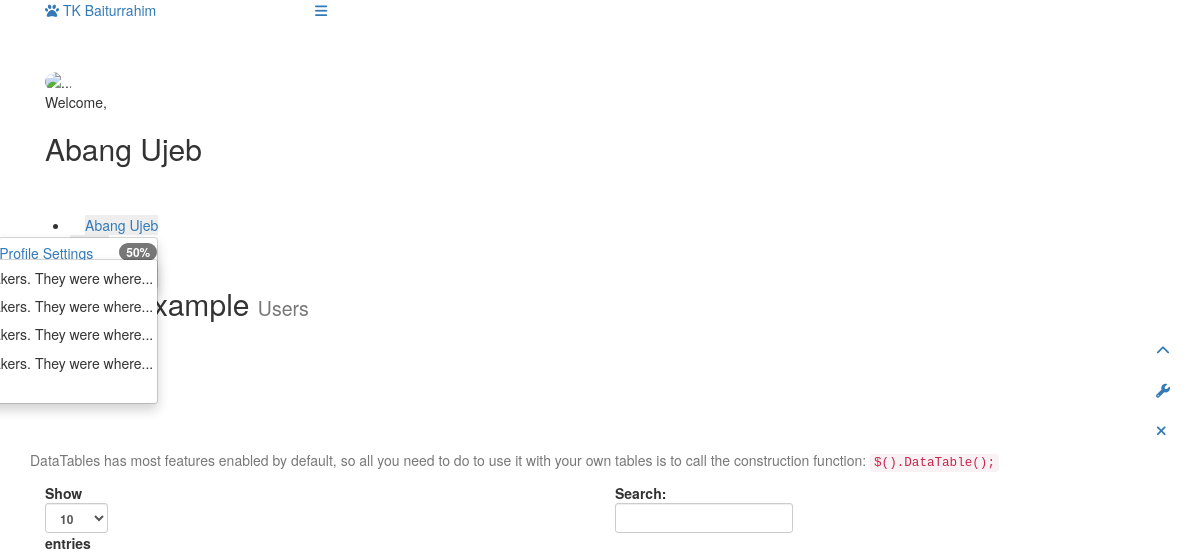
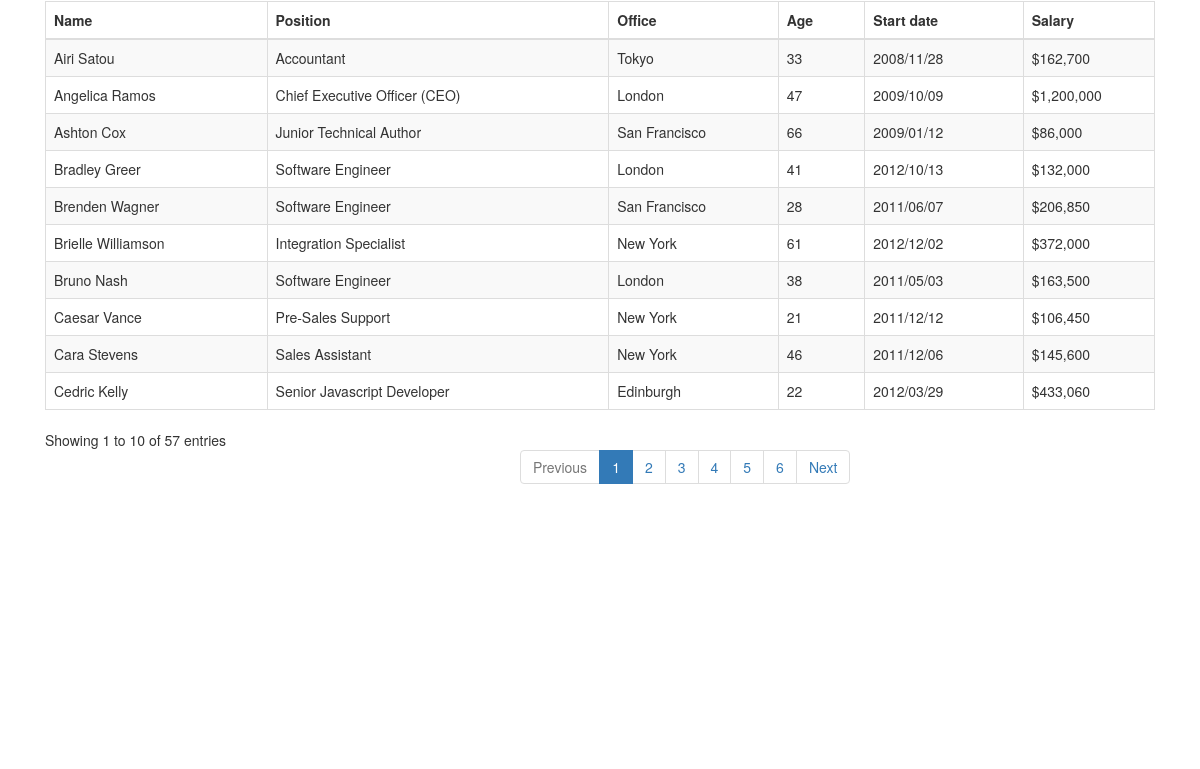
/ (upper part), run on an earlier commit of the app's database (2 pictures, top to bottom).
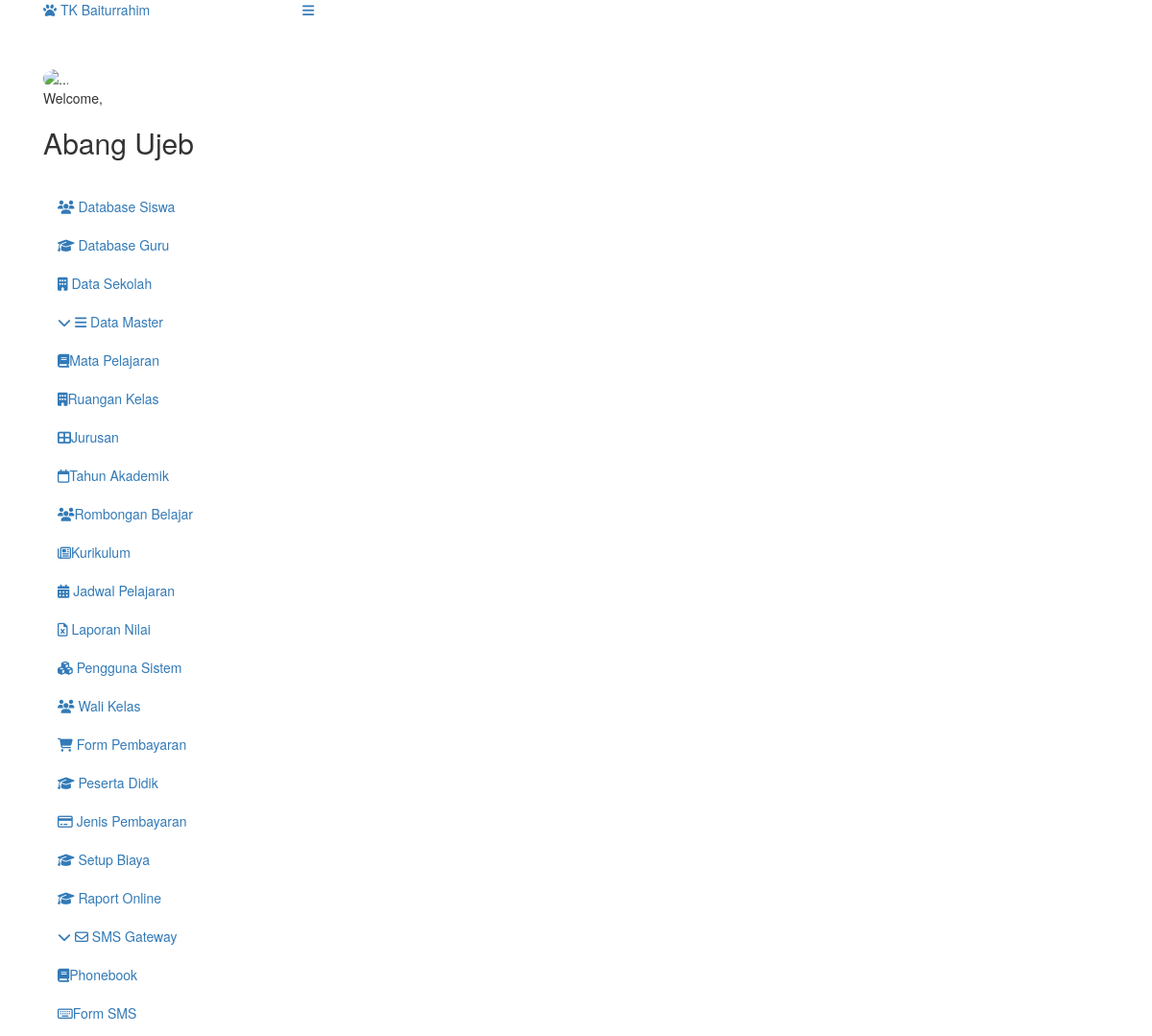
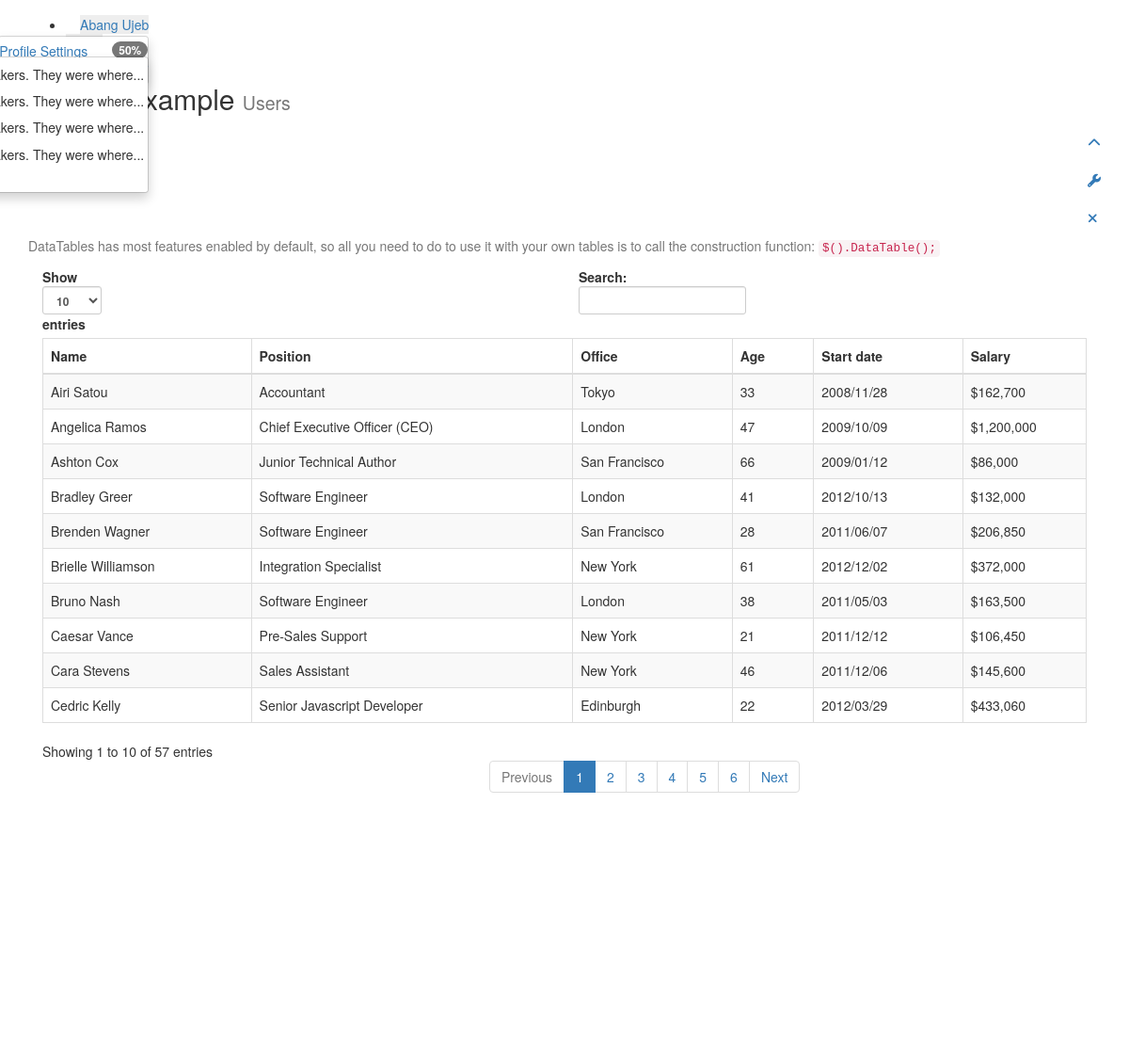
And on a later commit of the database (2 pictures, top to bottom).
### tables this page shows
CREATE TABLE `tabel_menu` (
  `id` int(11) NOT NULL,
  `nama_menu` varchar(50) NOT NULL,
  `link` varchar(50) NOT NULL,
  `icon` varchar(30) NOT NULL,
  `is_main_menu` int(11) NOT NULL,
  PRIMARY KEY (`id`)
);

### application/libraries/Template.php (called while the page is built)
<?php if ( ! defined('BASEPATH')) exit('No direct script access allowed');
class Template {
		var $template_data = array();
		function set($name, $value)
		{
			$this->template_data[$name] = $value;
		}
		function load($template = '', $view = '' , $view_data = array(), $return = FALSE)
		{
			$this->CI =& get_instance();
			$this->set('contents', $this->CI->load->view($view, $view_data, TRUE));
			return $this->CI->load->view($template, $this->template_data, $return);
		}
}

### application/controllers/Welcome.php (called while the page is built, shortened)
<?php
class Welcome extends CI_Controller {
	public function index()
	{
		$this->template->load('template', 'table_example');
	}
}

### index.php (called while the page is built, shortened)
<?php
require_once BASEPATH.'core/CodeIgniter.php';

### application/views/template.php (the view, shortened to what this page needs)
<!DOCTYPE html>
<html lang="en">
<head>
	<link href="https://colorlib.com/polygon/vendors/bootstrap/dist/css/bootstrap.min.css" rel="stylesheet">
	<link href="https://colorlib.com/polygon/vendors/font-awesome/css/font-awesome.min.css" rel="stylesheet">
	<link href="https://colorlib.com/polygon/vendors/nprogress/nprogress.css" rel="stylesheet">
	<link href="https://colorlib.com/polygon/vendors/iCheck/skins/flat/green.css" rel="stylesheet">
	<link href="https://colorlib.com/polygon/vendors/bootstrap-progressbar/css/bootstrap-progressbar-3.3.4.min.css"
		  rel="stylesheet">
	<link href="https://colorlib.com/polygon/vendors/jqvmap/dist/jqvmap.min.css" rel="stylesheet"/>
	<link href="https://colorlib.com/polygon/vendors/bootstrap-daterangepicker/daterangepicker.css" rel="stylesheet">
	<link href="https://colorlib.com/polygon/build/css/custom.min.css" rel="stylesheet">
</head>
<body class="nav-md">
<div class="container body">
	<div class="main_container">
		<div class="col-md-3 left_col">
			<div class="left_col scroll-view">
				<div class="navbar nav_title" style="border: 0;">
					<a href="https://colorlib.com/polygon/gentelella/index.html" class="site_title"><i
								class="fa fa-paw"></i> <span>TK Baiturrahim</span></a>
				</div>
				<div class="profile clearfix">
					<div class="profile_pic">
						<img src="https://colorlib.com/polygon/gentelella/images/img.jpg" alt="..."
							 class="img-circle profile_img">
					</div>
					<div class="profile_info">
						<span>Welcome,</span>
						<h2>Abang Ujeb</h2>
					</div>
				</div>
				<br/>
				<div id="sidebar-menu" class="main_menu_side hidden-print main_menu">
					<div class="menu_section">
						<ul class="nav side-menu">
							<?php
							$main_menu = $this->db->get_where('tabel_menu', array('is_main_menu' => 0))->result();
							foreach ($main_menu as $main) {
								$submenu = $this->db->get_where('tabel_menu', array('is_main_menu' => $main->id));
								if ($submenu->num_rows() > 0) {
									echo "<li>
												<a href='javascript:void(0)'>
													<span class='fa fa-chevron-down'></span>
													<i class='" . $main->icon . "'></i>
													<span class='title'>" . $main->nama_menu . "</span>
													<span class='selected'></span>
												</a>
												<ul class='nav child_menu'>";
									foreach ($submenu->result() as $sub) {
										echo "<li>" . anchor($sub->link, "<i class='" . $sub->icon . "'></i>" . $sub->nama_menu) . "</li>";
									}
									echo "</ul>
										   </li>";
								} else {
									echo "<li>" . anchor($main->link, "<i class='" . $main->icon . "'></i> $main->nama_menu</li>");
								}
							}
							?>
						</ul>
					</div>
				</div>
				<div class="sidebar-footer hidden-small">
					<a data-toggle="tooltip" data-placement="top" title="Settings">
						<span class="glyphicon glyphicon-cog" aria-hidden="true"></span>
					</a>
					<a data-toggle="tooltip" data-placement="top" title="FullScreen">
						<span class="glyphicon glyphicon-fullscreen" aria-hidden="true"></span>
					</a>
					<a data-toggle="tooltip" data-placement="top" title="Lock">
						<span class="glyphicon glyphicon-eye-close" aria-hidden="true"></span>
					</a>
					<a data-toggle="tooltip" data-placement="top" title="Logout"
					   href="https://colorlib.com/polygon/gentelella/login.html">
						<span class="glyphicon glyphicon-off" aria-hidden="true"></span>
					</a>
				</div>
			</div>
		</div>
		<div class="top_nav">
			<div class="nav_menu">
				<div class="nav toggle">
					<a id="menu_toggle"><i class="fa fa-bars"></i></a>
				</div>
				<nav class="nav navbar-nav">
					<ul class=" navbar-right">
						<li class="nav-item dropdown open" style="padding-left: 15px;">
							<a href="javascript:;" class="user-profile dropdown-toggle" aria-haspopup="true"
							   id="navbarDropdown" data-toggle="dropdown" aria-expanded="false">
								<img src="https://colorlib.com/polygon/gentelella/images/img.jpg" alt="">Abang Ujeb
							</a>
							<div class="dropdown-menu dropdown-usermenu pull-right" aria-labelledby="navbarDropdown">
								<a class="dropdown-item" href="javascript:;"> Profile</a>
								<a class="dropdown-item" href="javascript:;">
									<span class="badge bg-red pull-right">50%</span>
									<span>Settings</span>
								</a>
								<a class="dropdown-item" href="javascript:;">Help</a>
								<a class="dropdown-item" href="https://colorlib.com/polygon/gentelella/login.html"> Log Out</a>
							</div>
						</li>
						<li role="presentation" class="nav-item dropdown open">
							<a href="javascript:;" class="dropdown-toggle info-number" id="navbarDropdown1"
							   data-toggle="dropdown" aria-expanded="false">
								<span class="badge bg-green">6</span>
							</a>
							<ul class="dropdown-menu list-unstyled msg_list" role="menu"
								aria-labelledby="navbarDropdown1">
								<li class="nav-item">
									<a class="dropdown-item">
										<span class="message">
Film festivals used to be do-or-die moments for movie makers. They were where...
</span>
									</a>
								</li>
								<li class="nav-item">
									<a class="dropdown-item">
										<span class="message">
Film festivals used to be do-or-die moments for movie makers. They were where...
</span>
									</a>
								</li>
								<li class="nav-item">
									<a class="dropdown-item">
										<span class="message">
Film festivals used to be do-or-die moments for movie makers. They were where...
</span>
									</a>
								</li>
								<li class="nav-item">
									<a class="dropdown-item">
										<span class="message">
Film festivals used to be do-or-die moments for movie makers. They were where...
</span>
									</a>
								</li>
								<li class="nav-item">
									<div class="text-center">
									</div>
								</li>
							</ul>
						</li>
					</ul>
				</nav>
			</div>
		</div>
		<?php echo $contents; ?>
	</div>
</div>
</body>
</html>

### application/views/table_example.php (shortened to what this page needs)
<div class="right_col" role="main" style="min-height: 4498.11px;">
	<div class="">
		<div class="clearfix"></div>
		<div class="row">
			<div class="col-md-12 col-sm-12 ">
				<div class="x_panel">
					<div class="x_title">
						<h2>Default Example <small>Users</small></h2>
						<ul class="nav navbar-right panel_toolbox">
							<li><a class="collapse-link"><i class="fa fa-chevron-up"></i></a>
							</li>
							<li class="dropdown">
								<a href="#" class="dropdown-toggle" data-toggle="dropdown" role="button"
								   aria-expanded="false"><i class="fa fa-wrench"></i></a>
							</li>
							<li><a class="close-link"><i class="fa fa-close"></i></a>
							</li>
						</ul>
						<div class="clearfix"></div>
					</div>
					<div class="x_content">
						<div class="row">
							<div class="col-sm-12">
								<div class="card-box table-responsive">
									<p class="text-muted font-13 m-b-30">
										DataTables has most features enabled by default, so all you need to do to use it
										with your own tables is to call the construction function: <code>$().DataTable();</code>
									</p>
									<div id="datatable_wrapper"
										 class="dataTables_wrapper container-fluid dt-bootstrap no-footer">
										<div class="row">
											<div class="col-sm-6">
												<div class="dataTables_length" id="datatable_length"><label>Show <select
																name="datatable_length" aria-controls="datatable"
																class="form-control input-sm">
															<option value="10">10</option>
														</select> entries</label></div>
											</div>
											<div class="col-sm-6">
												<div id="datatable_filter" class="dataTables_filter">
													<label>Search:<input type="search" class="form-control input-sm"
																		 placeholder=""
																		 aria-controls="datatable"></label></div>
											</div>
										</div>
										<div class="row">
											<div class="col-sm-12">
												<table id="datatable"
													   class="table table-striped table-bordered dataTable no-footer"
													   style="width: 100%;" role="grid"
													   aria-describedby="datatable_info">
													<thead>
													<tr role="row">
														<th class="sorting_asc" tabindex="0" aria-controls="datatable"
															rowspan="1" colspan="1" aria-sort="ascending"
															aria-label="Name: activate to sort column descending"
															style="width: 178.889px;">Name
														</th>
														<th class="sorting" tabindex="0" aria-controls="datatable"
															rowspan="1" colspan="1"
															aria-label="Position: activate to sort column ascending"
															style="width: 275.889px;">Position
														</th>
														<th class="sorting" tabindex="0" aria-controls="datatable"
															rowspan="1" colspan="1"
															aria-label="Office: activate to sort column ascending"
															style="width: 136.889px;">Office
														</th>
														<th class="sorting" tabindex="0" aria-controls="datatable"
															rowspan="1" colspan="1"
															aria-label="Age: activate to sort column ascending"
															style="width: 69.8889px;">Age
														</th>
														<th class="sorting" tabindex="0" aria-controls="datatable"
															rowspan="1" colspan="1"
															aria-label="Start date: activate to sort column ascending"
															style="width: 127.889px;">Start date
														</th>
														<th class="sorting" tabindex="0" aria-controls="datatable"
															rowspan="1" colspan="1"
															aria-label="Salary: activate to sort column ascending"
															style="width: 106px;">Salary
														</th>
													</tr>
													</thead>
													<tbody>
													<tr role="row" class="odd">
														<td class="sorting_1">Airi Satou</td>
														<td>Accountant</td>
														<td>Tokyo</td>
														<td>33</td>
														<td>2008/11/28</td>
														<td>$162,700</td>
													</tr>
													<tr role="row" class="even">
														<td class="sorting_1">Angelica Ramos</td>
														<td>Chief Executive Officer (CEO)</td>
														<td>London</td>
														<td>47</td>
														<td>2009/10/09</td>
														<td>$1,200,000</td>
													</tr>
													<tr role="row" class="odd">
														<td class="sorting_1">Ashton Cox</td>
														<td>Junior Technical Author</td>
														<td>San Francisco</td>
														<td>66</td>
														<td>2009/01/12</td>
														<td>$86,000</td>
													</tr>
													<tr role="row" class="even">
														<td class="sorting_1">Bradley Greer</td>
														<td>Software Engineer</td>
														<td>London</td>
														<td>41</td>
														<td>2012/10/13</td>
														<td>$132,000</td>
													</tr>
													<tr role="row" class="odd">
														<td class="sorting_1">Brenden Wagner</td>
														<td>Software Engineer</td>
														<td>San Francisco</td>
														<td>28</td>
														<td>2011/06/07</td>
														<td>$206,850</td>
													</tr>
													<tr role="row" class="even">
														<td class="sorting_1">Brielle Williamson</td>
														<td>Integration Specialist</td>
														<td>New York</td>
														<td>61</td>
														<td>2012/12/02</td>
														<td>$372,000</td>
													</tr>
													<tr role="row" class="odd">
														<td class="sorting_1">Bruno Nash</td>
														<td>Software Engineer</td>
														<td>London</td>
														<td>38</td>
														<td>2011/05/03</td>
														<td>$163,500</td>
													</tr>
													<tr role="row" class="even">
														<td class="sorting_1">Caesar Vance</td>
														<td>Pre-Sales Support</td>
														<td>New York</td>
														<td>21</td>
														<td>2011/12/12</td>
														<td>$106,450</td>
													</tr>
													<tr role="row" class="odd">
														<td class="sorting_1">Cara Stevens</td>
														<td>Sales Assistant</td>
														<td>New York</td>
														<td>46</td>
														<td>2011/12/06</td>
														<td>$145,600</td>
													</tr>
													<tr role="row" class="even">
														<td class="sorting_1">Cedric Kelly</td>
														<td>Senior Javascript Developer</td>
														<td>Edinburgh</td>
														<td>22</td>
														<td>2012/03/29</td>
														<td>$433,060</td>
													</tr>
													</tbody>
												</table>
											</div>
										</div>
										<div class="row">
											<div class="col-sm-5">
												<div class="dataTables_info" id="datatable_info" role="status"
													 aria-live="polite">Showing 1 to 10 of 57 entries
												</div>
											</div>
											<div class="col-sm-7">
												<div class="dataTables_paginate paging_simple_numbers"
													 id="datatable_paginate">
													<ul class="pagination">
														<li class="paginate_button previous disabled"
															id="datatable_previous"><a href="#"
																					   aria-controls="datatable"
																					   data-dt-idx="0" tabindex="0">Previous</a>
														</li>
														<li class="paginate_button active"><a href="#"
																							  aria-controls="datatable"
																							  data-dt-idx="1"
																							  tabindex="0">1</a></li>
														<li class="paginate_button "><a href="#"
																						aria-controls="datatable"
																						data-dt-idx="2"
																						tabindex="0">2</a></li>
														<li class="paginate_button "><a href="#"
																						aria-controls="datatable"
																						data-dt-idx="3"
																						tabindex="0">3</a></li>
														<li class="paginate_button "><a href="#"
																						aria-controls="datatable"
																						data-dt-idx="4"
																						tabindex="0">4</a></li>
														<li class="paginate_button "><a href="#"
																						aria-controls="datatable"
																						data-dt-idx="5"
																						tabindex="0">5</a></li>
														<li class="paginate_button "><a href="#"
																						aria-controls="datatable"
																						data-dt-idx="6"
																						tabindex="0">6</a></li>
														<li class="paginate_button next" id="datatable_next"><a href="#"
																												aria-controls="datatable"
																												data-dt-idx="7"
																												tabindex="0">Next</a>
														</li>
													</ul>
												</div>
											</div>
										</div>
									</div>
								</div>
							</div>
						</div>
					</div>
				</div>
			</div>
		</div>
	</div>
</div>

What changed in the data, as far as the page shows it:
added tabel_menu: link+icon+nama_menu "Database Siswa", shown under "Abang Ujeb"
added tabel_menu: link+icon+nama_menu "Database Guru", shown under "Abang Ujeb"
added tabel_menu: link+icon+nama_menu "Data Sekolah", shown under "Abang Ujeb"
added tabel_menu: nama_menu "Data Master", shown under "Abang Ujeb"
added tabel_menu: link+icon+nama_menu "Mata Pelajaran", shown under "Data Master"
added tabel_menu: link+icon+nama_menu "Ruangan Kelas", shown under "Data Master"
added tabel_menu: link+icon+nama_menu "Jurusan", shown under "Data Master"
added tabel_menu: link+icon+nama_menu "Tahun Akademik", shown under "Data Master"
added tabel_menu: link+icon+nama_menu "Rombongan Belajar", shown under "Data Master"
added tabel_menu: link+icon+nama_menu "Kurikulum", shown under "Data Master"
added tabel_menu: link+icon+nama_menu "Jadwal Pelajaran", shown under "Abang Ujeb"
added tabel_menu: link+icon+nama_menu "Laporan Nilai", shown under "Abang Ujeb"
added tabel_menu: link+icon+nama_menu "Pengguna Sistem", shown under "Abang Ujeb"
added tabel_menu: link+icon+nama_menu "Wali Kelas", shown under "Abang Ujeb"
added tabel_menu: link+icon+nama_menu "Form Pembayaran", shown under "Abang Ujeb"
added tabel_menu: link+icon+nama_menu "Peserta Didik", shown under "Abang Ujeb"
added tabel_menu: link+icon+nama_menu "Jenis Pembayaran", shown under "Abang Ujeb"
added tabel_menu: link+icon+nama_menu "Setup Biaya", shown under "Abang Ujeb"
added tabel_menu: link+icon+nama_menu "Raport Online", shown under "Abang Ujeb"
added tabel_menu: nama_menu "SMS Gateway", shown under "Abang Ujeb"
added tabel_menu: link+icon+nama_menu "Phonebook", shown under "SMS Gateway"
added tabel_menu: link+icon+nama_menu "Form SMS", shown under "SMS Gateway"
